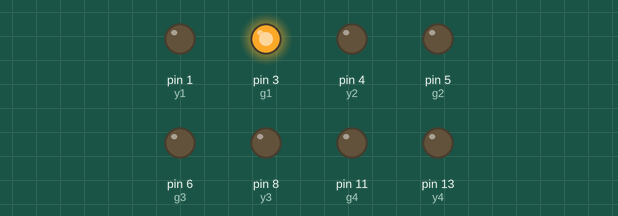
A sketch run on a simulated Arduino Uno, built with avr-gcc and run on an emulated ATmega328P. Shown: output pins drawn as LEDs (lit = HIGH). Pins used as bus, display or sensor lines are not drawn.

Above: at 0.15 s.
At 5.2 s:
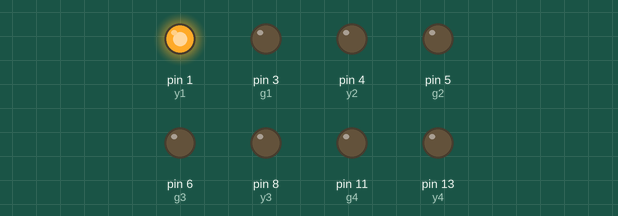
At 13.3 s:
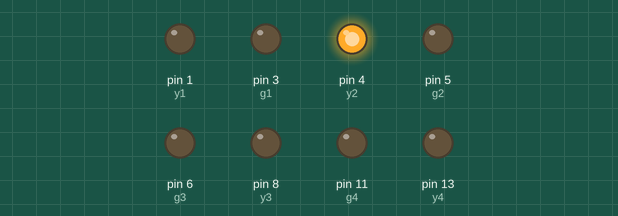
At 21.4 s:
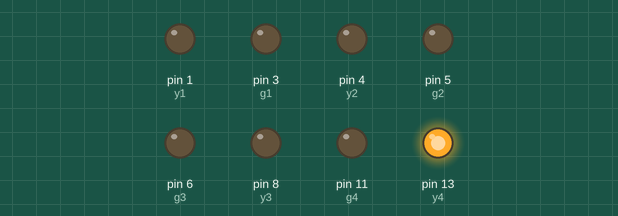
At 29.5 s:
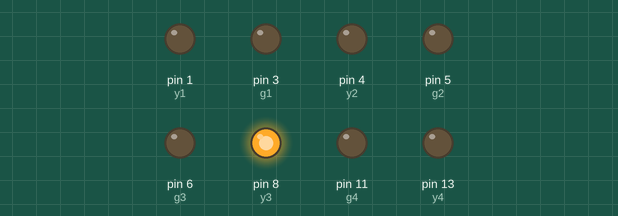
At 38.7 s:
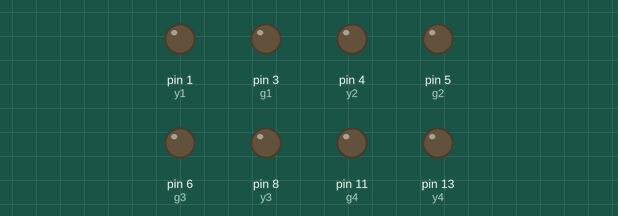
Timing chart, 0 to 40.0 s (numbered marks = the images above):
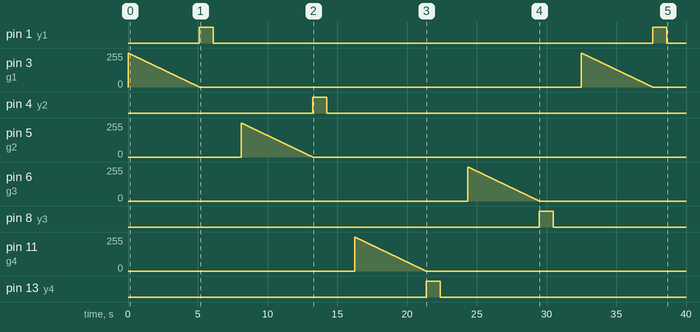

Measured:
- by itself, pin 1 (y1): alternates HIGH for 1.0 s and LOW for 31.5 s
- by itself, pin 3 (g1): ramps from 255/255 to 0/255 and jumps back, once every 32.5 s
- by itself, pin 4 (y2): LOW → HIGH at 13.2 s, → LOW 1.0 s later
- by itself, pin 8 (y3): LOW → HIGH at 29.5 s, → LOW 1.0 s later
- by itself, pin 13 (y4): LOW → HIGH at 21.4 s, → LOW 1.0 s later

The sketch:

rad.ino
```cpp
const int g1=3;
const int g2=5;
const int g3=6;
const int g4=11;
const int y1=1;
const int y2=4;
const int y3=8;
const int r4=12;
const int r1=2;
const int r2=7;
const int r3=10;
const int y4=13;

void setup() {
  // put your setup code here, to run once:
  pinMode(g1,OUTPUT); //green lights
  pinMode(g2,OUTPUT);
  pinMode(g3,OUTPUT);
  pinMode(g4,OUTPUT);
  pinMode(y1,OUTPUT); //yellow lights
  pinMode(y2,OUTPUT);
  pinMode(y3,OUTPUT);
  pinMode(y4,OUTPUT);
  pinMode(r1,OUTPUT); //red lights
  pinMode(r2,OUTPUT);
  pinMode(r3,OUTPUT);
  pinMode(r4,OUTPUT);

}

void loop() {
  // put your main code here, to run repeatedly:


  digitalWrite(r2,HIGH); //all other red on
  digitalWrite(r3,HIGH);
  digitalWrite(r4,HIGH);

  for(int i=255;i>=0;i--){ //green starts to dim till zero
      analogWrite(g1,i);
      delay(20);
    }
  digitalWrite(y1,HIGH); //blink yellow 1
  delay(1000);
  digitalWrite(y1,LOW);

  digitalWrite(r2,LOW);
  digitalWrite(r3,LOW);
  digitalWrite(r4,LOW);
  delay(2000);


  digitalWrite(r1,HIGH); //all other red on
  digitalWrite(r3,HIGH);
  digitalWrite(r4,HIGH);

  for(int i=255;i>=0;i--){ //green starts to dim till zero
      analogWrite(g2,i);
      delay(20);
    }

  digitalWrite(y2,HIGH); //blink yellow 1
  delay(1000);
   digitalWrite(y2,LOW);

  digitalWrite(r1,LOW);
  digitalWrite(r3,LOW);
  digitalWrite(r4,LOW);
  delay(2000);

  digitalWrite(r2,HIGH); //all other red on
  digitalWrite(r3,HIGH);
  digitalWrite(r1,HIGH);

  for(int i=255;i>=0;i--){ //green starts to dim till zero
      analogWrite(g4,i);
      delay(20);
    }
  digitalWrite(y4,HIGH); //blink yellow 1
  delay(1000);
  digitalWrite(y4,LOW);
  digitalWrite(r2,LOW);
  digitalWrite(r3,LOW);
  digitalWrite(r1,LOW);
  delay(2000);


  digitalWrite(r2,HIGH); //all other red on
  digitalWrite(r1,HIGH);
  digitalWrite(r4,HIGH);

  for(int i=255;i>=0;i--){ //green starts to dim till zero
      analogWrite(g3,i);
      delay(20);
    }

  digitalWrite(y3,HIGH); //blink yellow 1
  delay(1000);
  digitalWrite(y3,LOW);


  digitalWrite(r2,LOW);
  digitalWrite(r1,LOW);
  digitalWrite(r4,LOW);
  delay(2000);
}
```
